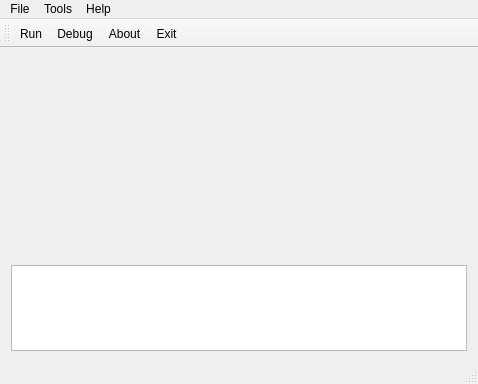
<?xml version="1.0" encoding="UTF-8"?>
<ui version="4.0">
 <class>MainWindow</class>
 <widget class="QMainWindow" name="MainWindow">
  <property name="geometry">
   <rect>
    <x>0</x>
    <y>0</y>
    <width>478</width>
    <height>384</height>
   </rect>
  </property>
  <property name="windowTitle">
   <string>Acoustic Localization</string>
  </property>
  <widget class="QWidget" name="centralWidget">
   <layout class="QVBoxLayout" name="verticalLayout">
    <item>
     <layout class="QHBoxLayout" name="horizontalLayout">
      <item>
       <widget class="SignalView" name="graph1" native="true">
        <property name="minimumSize">
         <size>
          <width>0</width>
          <height>200</height>
         </size>
        </property>
       </widget>
      </item>
      <item>
       <widget class="SignalView" name="graph2" native="true">
        <property name="minimumSize">
         <size>
          <width>0</width>
          <height>200</height>
         </size>
        </property>
       </widget>
      </item>
     </layout>
    </item>
    <item>
     <widget class="QTextBrowser" name="textBrowser"/>
    </item>
   </layout>
  </widget>
  <widget class="QMenuBar" name="menuBar">
   <property name="geometry">
    <rect>
     <x>0</x>
     <y>0</y>
     <width>478</width>
     <height>21</height>
    </rect>
   </property>
   <widget class="QMenu" name="menuFile">
    <property name="title">
     <string>File</string>
    </property>
    <addaction name="actionRun"/>
    <addaction name="actionExit"/>
   </widget>
   <widget class="QMenu" name="menuTools">
    <property name="title">
     <string>Tools</string>
    </property>
    <addaction name="actionSettings"/>
    <addaction name="actionDebug"/>
   </widget>
   <widget class="QMenu" name="menuHelp">
    <property name="title">
     <string>Help</string>
    </property>
    <addaction name="actionAbout"/>
   </widget>
   <addaction name="menuFile"/>
   <addaction name="menuTools"/>
   <addaction name="menuHelp"/>
  </widget>
  <widget class="QToolBar" name="mainToolBar">
   <attribute name="toolBarArea">
    <enum>TopToolBarArea</enum>
   </attribute>
   <attribute name="toolBarBreak">
    <bool>false</bool>
   </attribute>
   <addaction name="actionRun"/>
   <addaction name="actionDebug"/>
   <addaction name="actionAbout"/>
   <addaction name="actionExit"/>
  </widget>
  <widget class="QStatusBar" name="statusBar"/>
  <action name="actionExit">
   <property name="icon">
    <iconset resource="resource.qrc">
     <normaloff>:/images/images/exit.png</normaloff>:/images/images/exit.png</iconset>
   </property>
   <property name="text">
    <string>Exit</string>
   </property>
   <property name="shortcut">
    <string>Ctrl+X</string>
   </property>
  </action>
  <action name="actionRun">
   <property name="checkable">
    <bool>true</bool>
   </property>
   <property name="icon">
    <iconset resource="resource.qrc">
     <normaloff>:/images/images/player_play.png</normaloff>:/images/images/player_play.png</iconset>
   </property>
   <property name="text">
    <string>Run</string>
   </property>
   <property name="shortcut">
    <string>Ctrl+R</string>
   </property>
  </action>
  <action name="actionAbout">
   <property name="icon">
    <iconset resource="resource.qrc">
     <normaloff>:/images/images/help.png</normaloff>:/images/images/help.png</iconset>
   </property>
   <property name="text">
    <string>About</string>
   </property>
   <property name="shortcut">
    <string>Ctrl+H</string>
   </property>
  </action>
  <action name="actionSettings">
   <property name="text">
    <string>Settings</string>
   </property>
  </action>
  <action name="actionDebug">
   <property name="checkable">
    <bool>true</bool>
   </property>
   <property name="icon">
    <iconset resource="resource.qrc">
     <normaloff>:/images/images/setting.png</normaloff>:/images/images/setting.png</iconset>
   </property>
   <property name="text">
    <string>Debug</string>
   </property>
   <property name="shortcut">
    <string>Ctrl+D</string>
   </property>
  </action>
 </widget>
 <layoutdefault spacing="6" margin="11"/>
 <customwidgets>
  <customwidget>
   <class>SignalView</class>
   <extends>QWidget</extends>
   <header location="global">signalview.h</header>
   <container>1</container>
  </customwidget>
 </customwidgets>
 <resources>
  <include location="resource.qrc"/>
 </resources>
 <connections/>
</ui>
